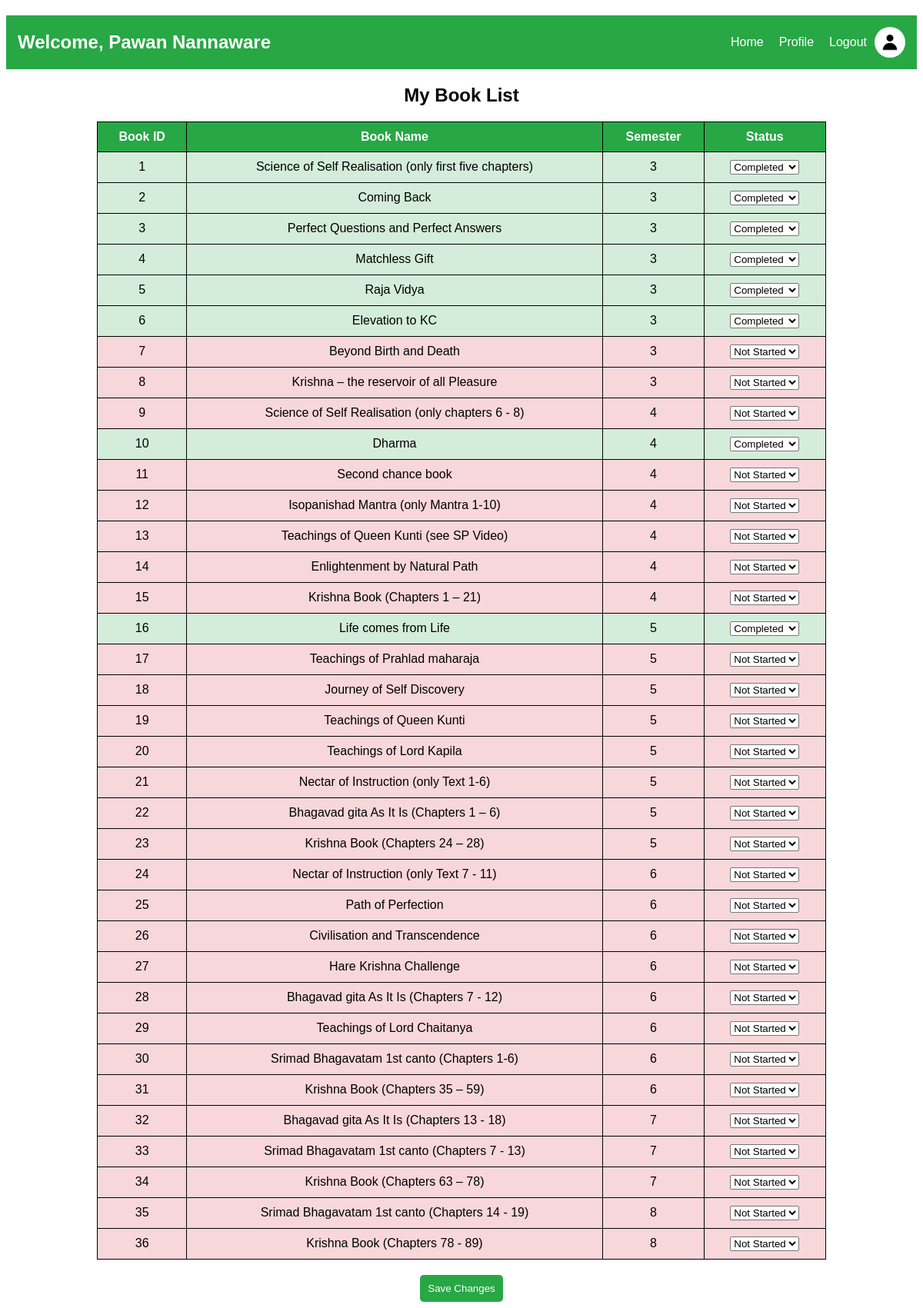
Screenshot of /user_books (signed in) with the database file from the repository.
### app.py (models this page shows)
class User(db.Model):
    id = db.Column(db.Integer, primary_key=True)
    first_name = db.Column(db.String(50), nullable=False)
    last_name = db.Column(db.String(50), nullable=False)
    email = db.Column(db.String(100), unique=True, nullable=False)
    mobile = db.Column(db.String(15), unique=True, nullable=False)
    username = db.Column(db.String(50), unique=True, nullable=False)
    password = db.Column(db.String(255), nullable=False)
    gender = db.Column(db.String(10))
    dob = db.Column(db.String(10))
    address = db.Column(db.String(255))
    profile_picture = db.Column(db.String(255))
    security_question = db.Column(db.String(100))
    security_answer = db.Column(db.String(100))

class Book(db.Model):
    id=db.Column(db.Integer, primary_key=True)
    name=db.Column(db.String(100),nullable=False)
    semester=db.Column(db.Integer,nullable=True)

### app.py (the view, shortened to what this page needs)
@app.route("/user_books", methods=["GET", "POST"])
def user_books():
    if "user_id" not in session:
        return redirect(url_for("login"))  # Redirect if not logged in
    user_id = session["user_id"]
    books = Book.query.all()
    user_books = {ub.book_id: ub.status for ub in UserBook.query.filter_by(user_id=user_id).all()}
    return render_template("user_books.html", books=books, user_books=user_books)

### app.py (called while the page is built)
@app.context_processor
def inject_user():
    user=None
    if "user_id" in session:
        user = User.query.get(session["user_id"])
    return dict(user=user,date=date)

@app.context_processor
def inject_utilities():
    return dict(timedelta=timedelta, date=date)

### templates/user_books.html (shortened to what this page needs)
<!DOCTYPE html>
<html lang="en">
<head>
</head>
<body>
    {% include 'navbar.html' %}
    <h2>My Book List</h2>
    <form action="/user_books" method="POST">
        <table>
            <tr>
                <th>Book ID</th>
                <th>Book Name</th>
                <th>Semester</th>
                <th>Status</th>
            </tr>
            {% for book in books %}
            <tr class="{% if user_books.get(book.id) == 'Completed' %}status-completed
                        {% elif user_books.get(book.id) == 'Reading' %}status-reading
                        {% else %}status-not-started{% endif %}">
                <td>{{ book.id }}</td>
                <td>{{ book.name }}</td>
                <td>{{ book.semester }}</td>
                <td>
                    <select name="book_{{ book.id }}">
                        <option value="Not Started" {% if user_books.get(book.id) == "Not Started" %}selected{% endif %}>Not Started</option>
                        <option value="Completed" {% if user_books.get(book.id) == "Completed" %}selected{% endif %}>Completed</option>
                    </select>
                </td>
            </tr>
            {% endfor %}
        </table>
        <button type="submit">Save Changes</button>
    </form>
</body>
</html>

### templates/navbar.html (shortened to what this page needs)
<div class="navbar">
    {% if user %}
        <h2>Welcome, {{ user.first_name }} {{ user.last_name }}</h2>
    {% else %}
        <h2>Welcome, Guest</h2>
    {% endif %}
    <div class="nav-links">
        <a href="{{ url_for('home') }}">Home</a>
        <a href="{{ url_for('profile') }}">Profile</a>
        <a href="{{ url_for('logout') }}" class="logout">Logout</a>
        <div class="profile-container">
            {% if user and user.profile_picture %}
                <img src="{{ user.profile_picture }}" alt="Profile Pic" class="profile-pic" id="profilePic">
            {% else %}
                <img src="{{ url_for('static', filename='default_profile.png') }}" alt="Default Profile" class="profile-pic" id="profilePic">
            {% endif %}
        </div>
    </div>
</div>

### templates/user_books.html (style rules this page uses)
body { font-family: Arial, sans-serif; text-align: center; margin-top: 20px; }
table { width: 80%; margin: auto; border-collapse: collapse; }
th, td { padding: 10px; border: 1px solid black; text-align: center; }
th { background-color: #28a745; color: white; }
.status-not-started { background-color: #f8d7da; }
.status-completed { background-color: #d4edda; }
button { margin-top: 20px; padding: 10px; background: #28a745; color: white; border: none; border-radius: 5px; cursor: pointer; }

### templates/navbar.html (style rules this page uses)
.navbar { background-color: #28a745; padding: 15px; display: flex; justify-content: space-between; align-items: center; color: white; }
.navbar h2 { margin: 0; }
.nav-links { display: flex; align-items: center; }
.nav-links a { color: white; text-decoration: none; margin-left: 20px; font-size: 16px; }
.profile-container { display: flex; align-items: center; }
.profile-pic { width: 40px; height: 40px; border-radius: 50%; margin-left: 10px; cursor: pointer; }

### rows the page displays
User: first_name "Pawan", last_name "Nannaware"
Book: id "1", name "Science of Self Realisation (only first five chapters)", semester "3", id "Completed"
Book: id "2", name "Coming Back", semester "3", id "Completed"
Book: id "3", name "Perfect Questions and Perfect Answers", semester "3", id "Completed"
Book: id "4", name "Matchless Gift", semester "3", id "Completed"
Book: id "5", name "Raja Vidya", semester "3", id "Completed"
Book: id "6", name "Elevation to KC", semester "3", id "Completed"
Book: id "7", name "Beyond Birth and Death", semester "3", id "Not Started"
Book: id "8", name "Krishna – the reservoir of all Pleasure", semester "3", id "Not Started"
Book: id "9", name "Science of Self Realisation (only chapters 6 - 8)", semester "4", id "Not Started"
Book: id "10", name "Dharma", semester "4", id "Completed"
Book: id "11", name "Second chance book", semester "4", id "Not Started"
Book: id "12", name "Isopanishad Mantra (only Mantra 1-10)", semester "4", id "Not Started"
Book: id "13", name "Teachings of Queen Kunti (see SP Video)", semester "4", id "Not Started"
Book: id "14", name "Enlightenment by Natural Path", semester "4", id "Not Started"
Book: id "15", name "Krishna Book (Chapters 1 – 21)", semester "4", id "Not Started"
Book: id "16", name "Life comes from Life", semester "5", id "Completed"
Book: id "17", name "Teachings of Prahlad maharaja", semester "5", id "Not Started"
Book: id "18", name "Journey of Self Discovery", semester "5", id "Not Started"
Book: id "19", name "Teachings of Queen Kunti", semester "5", id "Not Started"
Book: id "20", name "Teachings of Lord Kapila", semester "5", id "Not Started"
Book: id "21", name "Nectar of Instruction (only Text 1-6)", semester "5", id "Not Started"
Book: id "22", name "Bhagavad gita As It Is (Chapters 1 – 6)", semester "5", id "Not Started"
Book: id "23", name "Krishna Book (Chapters 24 – 28)", semester "5", id "Not Started"
Book: id "24", name "Nectar of Instruction (only Text 7 - 11)", semester "6", id "Not Started"
Book: id "25", name "Path of Perfection", semester "6", id "Not Started"
Book: id "26", name "Civilisation and Transcendence", semester "6", id "Not Started"
Book: id "27", name "Hare Krishna Challenge", semester "6", id "Not Started"
Book: id "28", name "Bhagavad gita As It Is (Chapters 7 - 12)", semester "6", id "Not Started"
Book: id "29", name "Teachings of Lord Chaitanya", semester "6", id "Not Started"
Book: id "30", name "Srimad Bhagavatam 1st canto (Chapters 1-6)", semester "6", id "Not Started"
Book: id "31", name "Krishna Book (Chapters 35 – 59)", semester "6", id "Not Started"
Book: id "32", name "Bhagavad gita As It Is (Chapters 13 - 18)", semester "7", id "Not Started"
Book: id "33", name "Srimad Bhagavatam 1st canto (Chapters 7 - 13)", semester "7", id "Not Started"
Book: id "34", name "Krishna Book (Chapters 63 – 78)", semester "7", id "Not Started"
Book: id "35", name "Srimad Bhagavatam 1st canto (Chapters 14 - 19)", semester "8", id "Not Started"
Book: id "36", name "Krishna Book (Chapters 78 - 89)", semester "8", id "Not Started"
